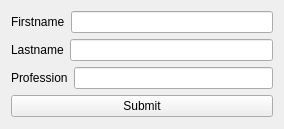
<?xml version="1.0" encoding="UTF-8"?>
<ui version="4.0">
 <class>Widget</class>
 <widget class="QWidget" name="Widget">
  <property name="geometry">
   <rect>
    <x>0</x>
    <y>0</y>
    <width>284</width>
    <height>129</height>
   </rect>
  </property>
  <property name="windowTitle">
   <string>Widget</string>
  </property>
  <layout class="QVBoxLayout" name="verticalLayout">
   <item>
    <layout class="QHBoxLayout" name="horizontalLayout">
     <item>
      <widget class="QLabel" name="label">
       <property name="text">
        <string>Firstname</string>
       </property>
      </widget>
     </item>
     <item>
      <widget class="QLineEdit" name="firstnameLineEdit"/>
     </item>
    </layout>
   </item>
   <item>
    <layout class="QHBoxLayout" name="horizontalLayout_2">
     <item>
      <widget class="QLabel" name="label_2">
       <property name="text">
        <string>Lastname</string>
       </property>
      </widget>
     </item>
     <item>
      <widget class="QLineEdit" name="lastnameLineEdit"/>
     </item>
    </layout>
   </item>
   <item>
    <layout class="QHBoxLayout" name="horizontalLayout_3">
     <item>
      <widget class="QLabel" name="label_3">
       <property name="text">
        <string>Profession</string>
       </property>
      </widget>
     </item>
     <item>
      <widget class="QLineEdit" name="professionLineEdit"/>
     </item>
    </layout>
   </item>
   <item>
    <widget class="QPushButton" name="submitBtn">
     <property name="text">
      <string>Submit</string>
     </property>
    </widget>
   </item>
  </layout>
 </widget>
 <resources/>
 <connections/>
</ui>
